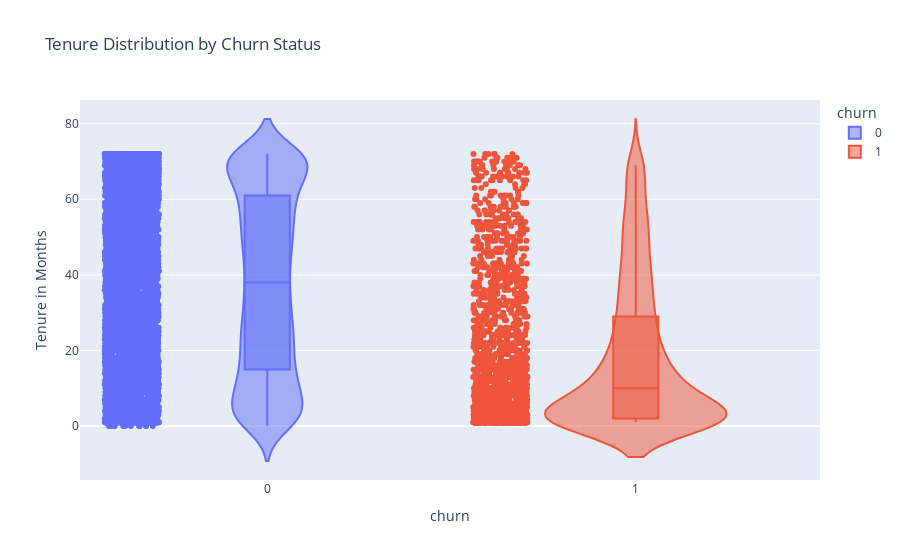

Here is the notebook cell this chart was saved with:
### Markdown cell above
#### Tenure Analysis by Churn (Violin Plot)

### Code cell
fig = px.violin(
    data_frame=df,
    x='churn',
    y='tenure',
    color='churn',
    box=True,
    points="all",
    title='Tenure Distribution by Churn Status',
    labels={'tenure': 'Tenure in Months'}
)
fig.show()

### Figure 1 — Plotly figure (JSON) as saved in the notebook; plotly's stock layout.template omitted (floating-point values rounded to 4 significant figures; data arrays with more than 128 entries replaced by an {"elided": "..."} marker saying what was removed)
{"data": [{"alignmentgroup": "True", "box": {"visible": true}, "hovertemplate": "churn=%{x}<br>Tenure in Months=%{y}<extra></extra>", "legendgroup": "0", "marker": {"color": "#636efa"}, "name": "0", "offsetgroup": "0", "orientation": "v", "points": "all", "scalegroup": "True", "showlegend": true, "type": "violin", "x": {"elided": "5174 int values"}, "x0": " ", "xaxis": "x", "y": {"elided": "5174 int values"}, "y0": " ", "yaxis": "y"}, {"alignmentgroup": "True", "box": {"visible": true}, "hovertemplate": "churn=%{x}<br>Tenure in Months=%{y}<extra></extra>", "legendgroup": "1", "marker": {"color": "#EF553B"}, "name": "1", "offsetgroup": "1", "orientation": "v", "points": "all", "scalegroup": "True", "showlegend": true, "type": "violin", "x": {"elided": "1869 int values"}, "x0": " ", "xaxis": "x", "y": {"elided": "1869 int values"}, "y0": " ", "yaxis": "y"}], "layout": {"legend": {"title": {"text": "churn"}, "tracegroupgap": 0}, "title": {"text": "Tenure Distribution by Churn Status"}, "violinmode": "overlay", "xaxis": {"anchor": "y", "categoryarray": [0, 1], "categoryorder": "array", "domain": [0, 1], "title": {"text": "churn"}}, "yaxis": {"anchor": "x", "domain": [0, 1], "title": {"text": "Tenure in Months"}}}}
